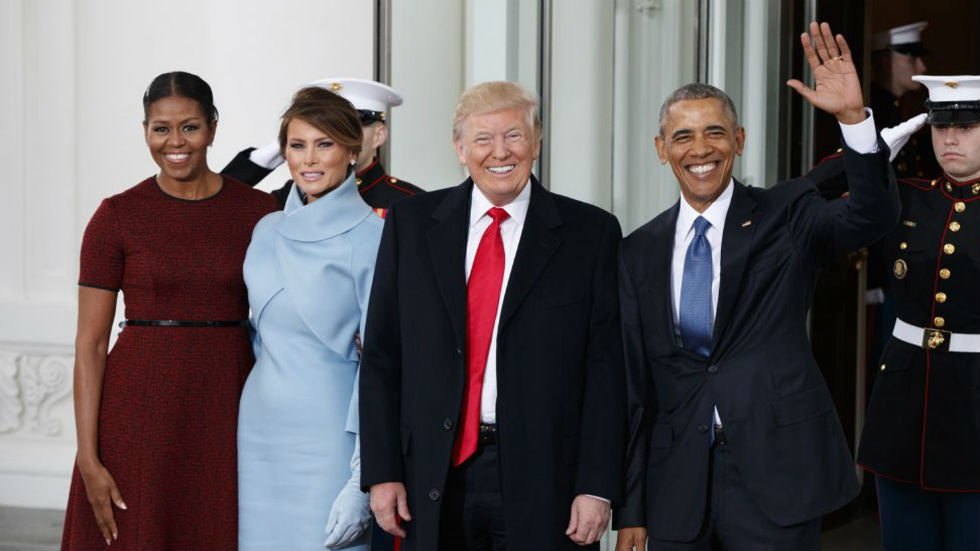
#> input picture presidents.jpg, 980 x 551 px
$ python image_blurring.py --image presidents.jpg
#> lines starting #> are read from the running program, lines starting #| are printed output that depends on the picture
# -*- coding: utf-8 -*-
"""
Created on Tue Feb 26 19:21:46 2019

@author: Usuario
"""

from matplotlib import pyplot as plt
import argparse
import cv2
import numpy as np

ap = argparse.ArgumentParser()
ap.add_argument("-i","--image",required=True,help="Set the Path of image")
args = vars(ap.parse_args())


image = cv2.imread(args["image"])
#> image is the input picture: shape (551, 980, 3); mean B, G, R 93.3, 90.8, 96.3


blurred = np.hstack([
        cv2.blur(image,(3,3)),
        cv2.blur(image,(5,5)),
        cv2.blur(image,(7,7))])
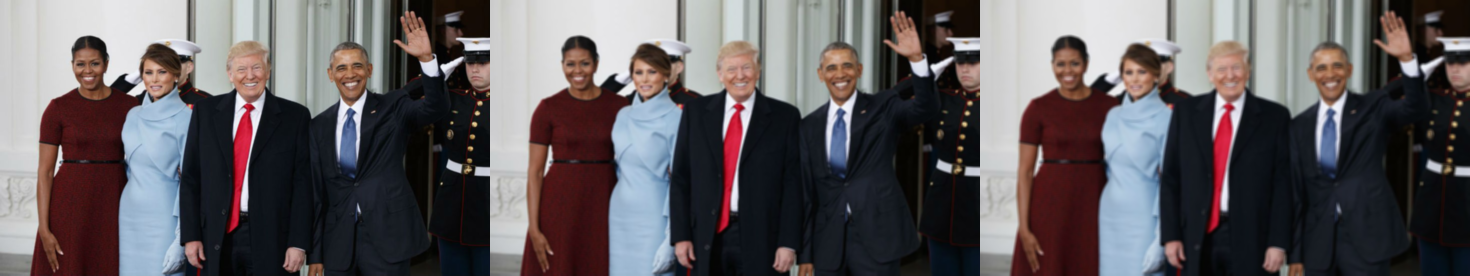
#> blurred: shape (551, 2940, 3) (shown at 1/2 size); mean B, G, R 93.3, 90.8, 96.3

cv2.imshow("Averaged",blurred)
cv2.waitKey(0)


blurred = np.hstack([
        cv2.GaussianBlur(image,(3,3),0),
        cv2.GaussianBlur(image,(5,5),0),
        cv2.GaussianBlur(image,(7,7),0)])

cv2.imshow("Gaussian",blurred)
cv2.waitKey(0)


blurred = np.hstack([
        cv2.medianBlur(image,3),
        cv2.medianBlur(image,5),
        cv2.medianBlur(image,7)])

cv2.imshow("Median",blurred)
cv2.waitKey(0)

blurred = np.hstack([
        cv2.bilateralFilter(image,5,21,21),
        cv2.bilateralFilter(image,7,31,31),
        cv2.bilateralFilter(image,9,41,41)])

cv2.imshow("Bilateral",blurred)
cv2.waitKey(0)

$ run again, on 4629.png
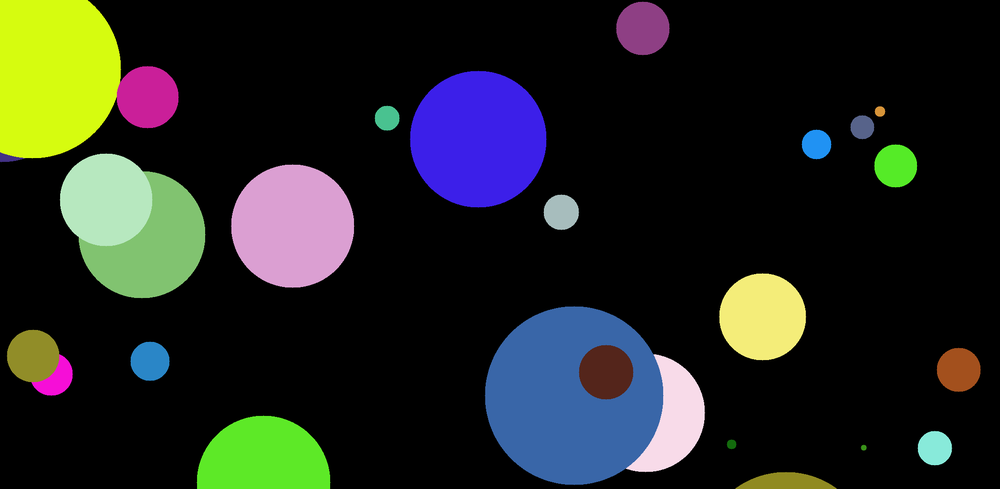
#> input picture 4629.png, 1000 x 489 px, shrunk from 2096 x 1024 before the run
#> image is the input picture: shape (489, 1000, 3); mean B, G, R 33.7, 37.7, 34.1
#> `blurred = np.hstack([ cv2.blur(image,(3,3)), cv2.blur(image,(5,5)), cv..`:
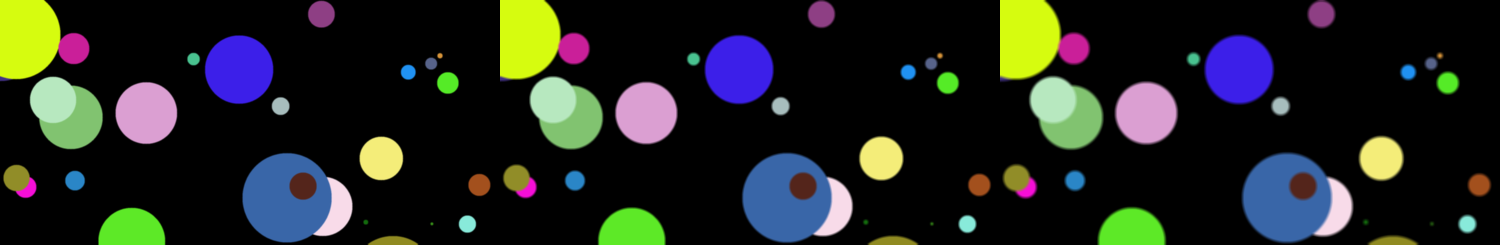
#> blurred: shape (489, 3000, 3) (shown at 1/2 size); mean B, G, R 33.7, 37.7, 34.1
